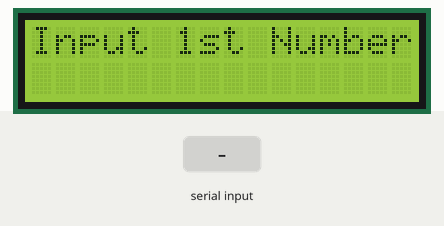
Recording of a sketch running on a simulated Arduino Uno, built with avr-gcc and run on an emulated ATmega328P. Parts: 16×2 character LCD. Inputs (shaded band) come from the test bench. What the sketch prints to the serial monitor is not drawn.

Above: at 1.2 s.
1.3 s: "+" received over Serial
At 2.8 s:
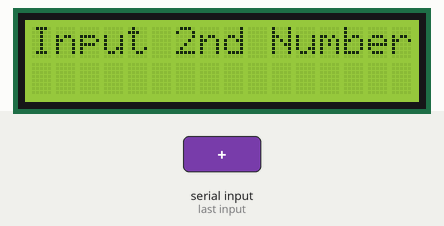
3.8 s: "90,45\n" received over Serial
At 5.0 s:
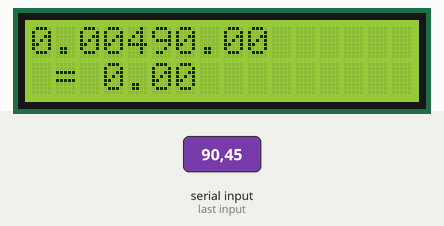
Timing chart, 0 to 6.8 s (numbered marks = the images above; inputs shaded):
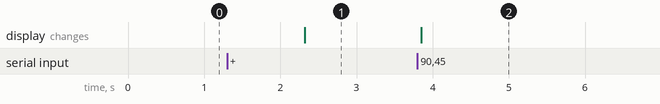

The sketch:

nodeMcuCalculator.ino
```cpp
#include <Wire.h>
#include <LiquidCrystal_I2C.h>
#include <LiquidCrystal.h>
LiquidCrystal_I2C lcd(0x27, 16, 2);

float firstNum;
float secNum;
float answer;
char operand;
void setup() {
  lcd.init();
  lcd.backlight();
  Serial.begin(9600);
}

void loop() {
  lcd.setCursor(0,0);
  lcd.print("Input 1st Number");
  while (Serial.available()==0){

  }
  firstNum=Serial.parseFloat();
  Serial.println(firstNum);
  lcd.clear();
  lcd.setCursor(0,0);
  lcd.print("Input 2nd Number");
  Serial.read();
  while (Serial.available()==0){

  }
  secNum=Serial.parseFloat();
  Serial.println(firstNum);
  Serial.println(secNum);
  lcd.clear();
  lcd.setCursor(0,0);

  lcd.print("Input Operator(+,-,*,/)");
  Serial.read();
  while (Serial.available()==0){

  }
  operand=Serial.read();
  switch (operand){
  case '+':
  answer=firstNum+secNum;
  break;
  case '-':
  answer=firstNum+secNum;
  break;
  case '*':
  answer=firstNum+secNum;
  break;
  case '/':
  answer=firstNum/secNum;
  break;
  }


  Serial.println(answer);
  lcd.clear();
  lcd.setCursor(0,0);
  lcd.print(firstNum);
  lcd.print(operand);
  lcd.print(secNum);
  lcd.setCursor(0,1);
  lcd.print(" = ");
  lcd.print(answer);
  delay(10000);
  lcd.clear();
}
```

Measured:
- after the input at 1.3 s, the display: changes after 1.0 s (image 1)
- after the input at 3.8 s, the display: changes after 0.05 s (image 2)
